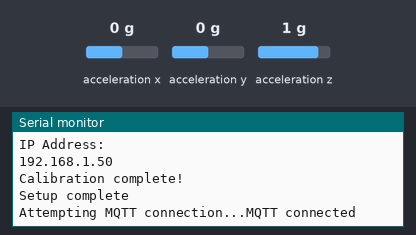
This sketch was run on a simulated ESP32. Shown: the last lines printed to the serial monitor. Wiring (inferred from the names in the program): MPU-6050 motion sensor at I2C address 0x68. Inputs (shaded band) come from the test bench; at power-on: acceleration x 0 g, acceleration y 0 g, acceleration z 1 g. WiFi joins after 1.5 s; servers stay silent unless stated; random numbers use the default seed unless the sketch sets one; no MQTT or app messages arrive unless stated; not simulated (calls return 0 or success): arduino_secrets.h.

Above: at 4.7 s.
4.8 s: acceleration x set to 0.2 g
At 6.6 s:
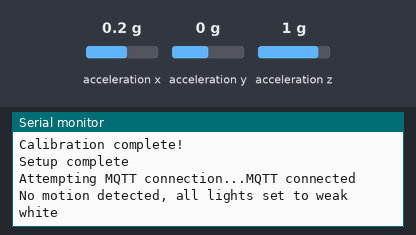
7.6 s: acceleration x set to 0.5 g
At 9.0 s:
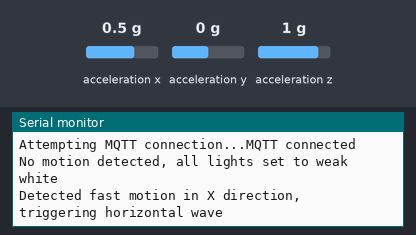

Measured:
- the behaviour switches between 0.3 and 0.4 g on acceleration x (found by bisection; images 1 and 2)
- after the input at 7.6 s, the serial monitor: prints a new line after 0.68 s (image 2)

The sketch:

XY_Motion.ino
```cpp
#include <Wire.h>
#include <WiFi.h>
#include <PubSubClient.h>
#include "arduino_secrets.h"

//------------------------------------------------------------------------------------------------------------------------------------------------
// WiFi and MQTT settings
const char* ssid          = SECRET_SSID;
const char* password      = SECRET_PASS;
const char* mqtt_username = SECRET_MQTTUSER;
const char* mqtt_password = SECRET_MQTTPASS;
const char* mqtt_server   = "mqtt.cetools.org";
const int mqtt_port       = 1884;

WiFiClient espClient;
PubSubClient client(espClient);

char mqtt_topic_demo[50];

const uint8_t MPU_ADDR = 0x68; // MPU6050 I2C address
int16_t accX, accY, accZ; // Raw acceleration data
float offsetX = 0, offsetY = 0, offsetZ = 0; // Calibration offset
float accXg, accYg, accZg; // Converted acceleration data
const float fastMotionThreshold = 0.4; // Threshold for fast motion
const float slowMotionThreshold = 0.5; // Threshold for slow motion

// Sliding average filter
const int filterSize = 5;
float accXFilter[filterSize] = {0}, accYFilter[filterSize] = {0}, accZFilter[filterSize] = {0};
int filterIndex = 0;

// Interval for printing "no motion" messages
unsigned long lastNoMovementTime = 0;
unsigned long lastNoMovementPrintTime = 0; // Reduce printing frequency for "no motion"
const unsigned long noMovementInterval = 2000; // Check for no motion every 2 seconds
const unsigned long noMovementPrintInterval = 5000; // Print "no motion" every 5 seconds

// Cooldown time
unsigned long lastMovementTime = 0;
const unsigned long movementCooldown = 2000; // Only process motion every 5 seconds

// Wave animation status
bool isWaveRunning = false;

// Record the last motion direction and magnitude
String lastDirection = "";
String primaryDirection = ""; // Current main motion direction

//------------------------------------------------------------------------------------------------------------------------------------------------
// Function declarations
void reconnectMQTT();
void setupWiFi();
void readAccelData();
void applyFilter();
void calibrateOffsets();
void controlAllLights(bool turnOn, bool weakWhite = false);
void controlWaveLights(String direction, String colorScheme);
void handleMotion();

//------------------------------------------------------------------------------------------------------------------------------------------------
void setup() {
    Serial.begin(115200);
    delay(1000);

    setupWiFi();
    client.setServer(mqtt_server, mqtt_port);

    // Initialize MPU6050
    Wire.begin();
    Wire.beginTransmission(MPU_ADDR);
    Wire.write(0x6B); // Power management register
    Wire.write(0);    // Wake up MPU6050
    Wire.endTransmission(true);

    // Initial calibration
    calibrateOffsets();
    Serial.println("Setup complete");
}

//------------------------------------------------------------------------------------------------------------------------------------------------
void loop() {
    if (!client.connected()) {
        reconnectMQTT();
    }
    if (WiFi.status() != WL_CONNECTED) {
        setupWiFi();
    }
    client.loop();

    // Read acceleration data
    readAccelData();

    // Convert to g values and apply filter
    applyFilter();
    accXg = (accXFilter[filterIndex] - offsetX) / 16384.0;
    accYg = (accYFilter[filterIndex] - offsetY) / 16384.0;
    accZg = (accZFilter[filterIndex] - offsetZ) / 16384.0;

    // Determine main motion direction
    float absX = fabs(accXg);
    float absY = fabs(accYg);
    float absZ = fabs(accZg);

    if (absX > fastMotionThreshold && absX > absY && absX > absZ) {
        primaryDirection = accXg > 0 ? "X" : "-X";
    } else if (absY > fastMotionThreshold && absY > absX && absY > absZ) {
        primaryDirection = accYg > 0 ? "Y" : "-Y";
    } else if (absZ > fastMotionThreshold && absZ > absX && absZ > absY) {
        primaryDirection = accZg > 0 ? "Z" : "-Z";
    } else {
        primaryDirection = "";
    }

    handleMotion();

    delay(200); // Delay for better data observation
}

//------------------------------------------------------------------------------------------------------------------------------------------------
// WiFi connection function
void setupWiFi() {
    WiFi.begin(ssid, password);
    while (WiFi.status() != WL_CONNECTED) {
        delay(500);
        Serial.print(".");
    }
    Serial.println("WiFi connected");
    Serial.println("IP Address: ");
    Serial.println(WiFi.localIP());
}

// MQTT connection function
void reconnectMQTT() {
    while (!client.connected()) {
        Serial.print("Attempting MQTT connection...");
        String clientId = "ESP32Client-" + String(random(0xffff), HEX);
        if (client.connect(clientId.c_str(), mqtt_username, mqtt_password)) {
            Serial.println("MQTT connected");
        } else {
            Serial.print("failed, rc=");
            Serial.print(client.state());
            Serial.println(" try again in 5 seconds");
            delay(5000);
        }
    }
}

// Read acceleration data
void readAccelData() {
    Wire.beginTransmission(MPU_ADDR);
    Wire.write(0x3B); // Starting address for acceleration data
    Wire.endTransmission(false);
    Wire.requestFrom((uint8_t)MPU_ADDR, (size_t)6, (bool)true); // Request 6 bytes of data

    accX = (Wire.read() << 8 | Wire.read());
    accY = (Wire.read() << 8 | Wire.read());
    accZ = (Wire.read() << 8 | Wire.read());
}

// Sliding average filter
void applyFilter() {
    accXFilter[filterIndex] = accX;
    accYFilter[filterIndex] = accY;
    accZFilter[filterIndex] = accZ;

    filterIndex = (filterIndex + 1) % filterSize;

    float sumX = 0, sumY = 0, sumZ = 0;
    for (int i = 0; i < filterSize; i++) {
        sumX += accXFilter[i];
        sumY += accYFilter[i];
        sumZ += accZFilter[i];
    }

    accXFilter[filterIndex] = sumX / filterSize;
    accYFilter[filterIndex] = sumY / filterSize;
    accZFilter[filterIndex] = sumZ / filterSize;
}

// Calibration function
void calibrateOffsets() {
    const int sampleCount = 100;
    long sumX = 0, sumY = 0, sumZ = 0;

    for (int i = 0; i < sampleCount; i++) {
        readAccelData();
        sumX += accX;
        sumY += accY;
        sumZ += accZ;
        delay(10);
    }

    offsetX = sumX / sampleCount;
    offsetY = sumY / sampleCount;
    offsetZ = sumZ / sampleCount;

    Serial.println("Calibration complete!");
}

//------------------------------------------------------------------------------------------------------------------------------------------------
// Control all lights
void controlAllLights(bool turnOn, bool weakWhite) {
    for (int i = 1; i <= 52; i++) {
        sprintf(mqtt_topic_demo, "student/CASA0014/light/%d/pixel/", i);
        for (int j = 0; j < 12; j++) {
            char mqtt_message[100];
            if (turnOn) {
                if (weakWhite) {
                    sprintf(mqtt_message, "{\"pixelid\": %d, \"R\": 0, \"G\": 0, \"B\": 0, \"W\": 50}", j);
                }
            } else {
                sprintf(mqtt_message, "{\"pixelid\": %d, \"R\": 0, \"G\": 0, \"B\": 0, \"W\": 0}", j);
            }
            client.publish(mqtt_topic_demo, mqtt_message, false);
        }
    }
}

// Control wave light effect
void controlWaveLights(String direction, String colorScheme) {
    if (direction == "horizontal") {
        for (int col = 1; col <= 14; col++) {
            for (int i = 1; i <= 52; i++) {
                sprintf(mqtt_topic_demo, "student/CASA0014/light/%d/pixel/", i);
                for (int j = 0; j < 12; j++) {
                    char mqtt_message[100];
                    if (colorScheme == "blue-purple") {
                        sprintf(mqtt_message, "{\"pixelid\": %d, \"R\": 0, \"G\": 0, \"B\": 255, \"W\": 50}", j);
                    }
                    client.publish(mqtt_topic_demo, mqtt_message, false);
                }
            }
            delay(2000); // Keep each column lit for 2 seconds
        }
    } else if (direction == "vertical") {
        for (int row = 1; row <= 10; row++) {
            for (int i = 1; i <= 52; i++) {
                sprintf(mqtt_topic_demo, "student/CASA0014/light/%d/pixel/", i);
                for (int j = 0; j < 12; j++) {
                    char mqtt_message[100];
                    if (colorScheme == "yellow-green") {
                        sprintf(mqtt_message, "{\"pixelid\": %d, \"R\": 255, \"G\": 255, \"B\": 0, \"W\": 50}", j);
                    }
                    client.publish(mqtt_topic_demo, mqtt_message, false);
                }
            }
            delay(2000); // Keep each row lit for 2 seconds
        }
    }
}

// Handle motion detection logic
void handleMotion() {
    unsigned long currentTime = millis();

    if (isWaveRunning) {
        return; // If wave effect is running, ignore new motion
    }

    if (!primaryDirection.isEmpty() && primaryDirection.startsWith("X")) {
        isWaveRunning = true;
        Serial.println("Detected fast motion in X direction, triggering horizontal wave");
        controlWaveLights("horizontal", "blue-purple");
        isWaveRunning = false;
    } else if (!primaryDirection.isEmpty() && primaryDirection.startsWith("Y")) {
        isWaveRunning = true;
        Serial.println("Detected fast motion in Y direction, triggering vertical wave");
        controlWaveLights("vertical", "yellow-green");
        isWaveRunning = false;
    } else if (primaryDirection.isEmpty()) {
        if (currentTime - lastNoMovementTime > noMovementInterval) {
            lastNoMovementTime = currentTime;

            // Print "no motion detected" message (reduce frequency)
            if (currentTime - lastNoMovementPrintTime > noMovementPrintInterval) {
                Serial.println("No motion detected, all lights set to weak white");
                lastNoMovementPrintTime = currentTime;
            }

            controlAllLights(true, true); // Set lights to weak white
        }
    }
}
```
